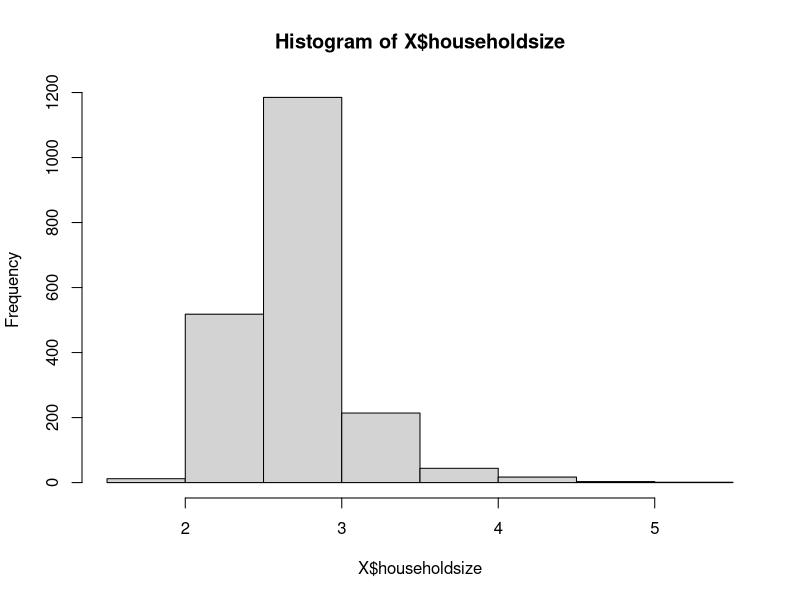
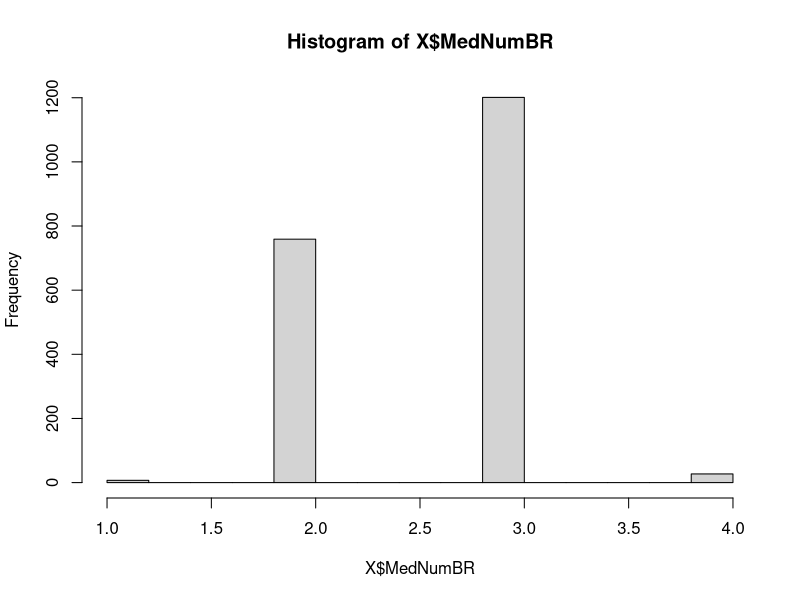
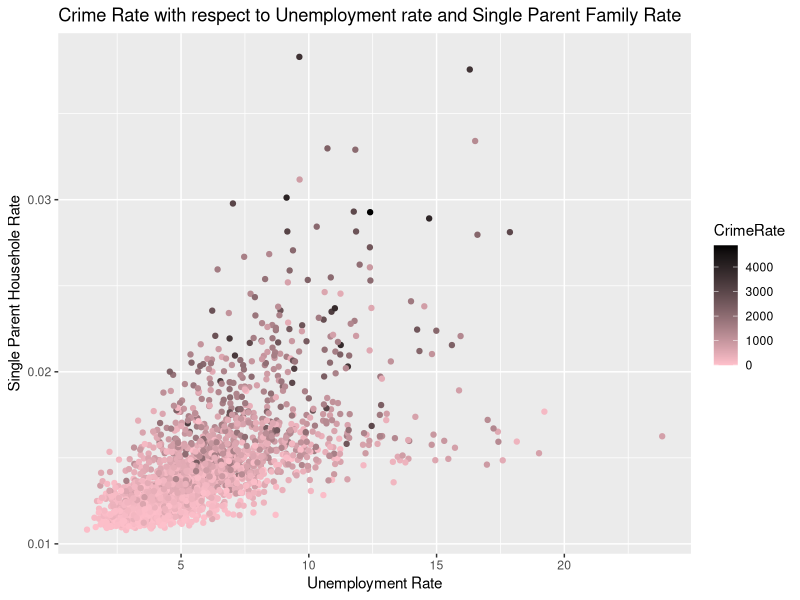
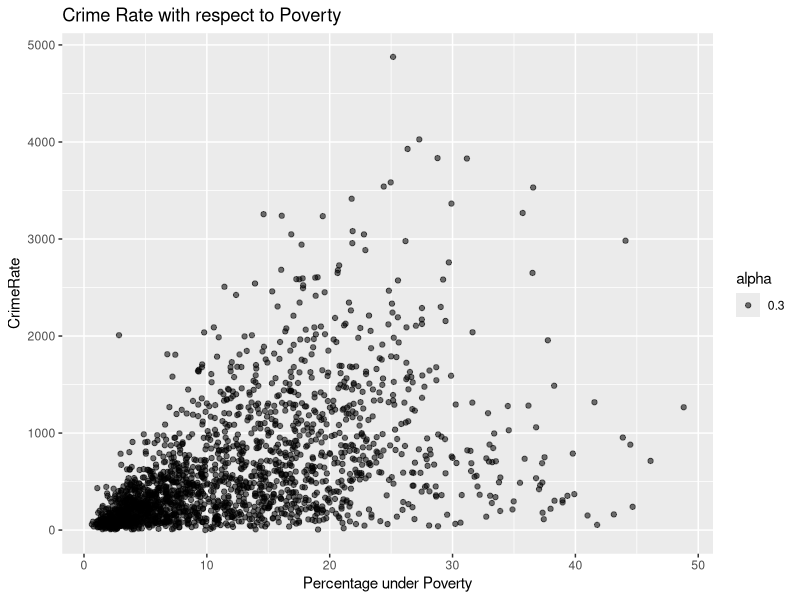
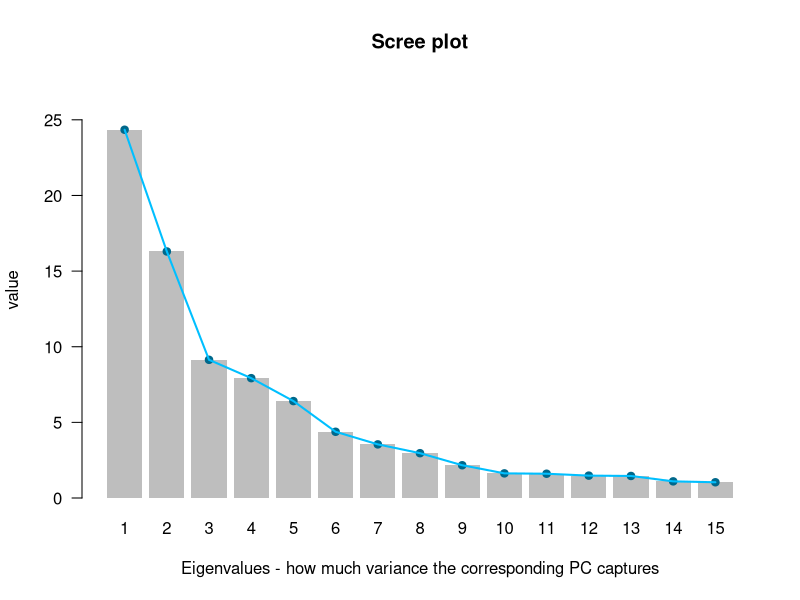
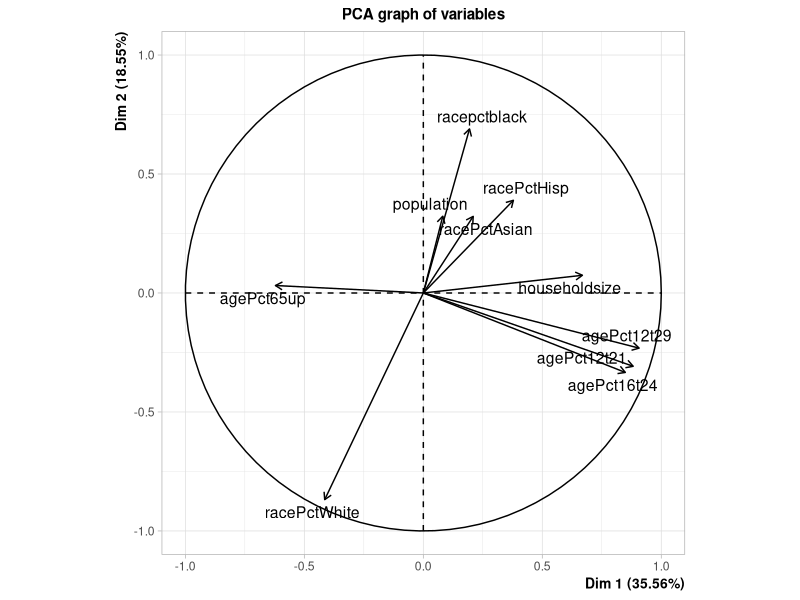

Source code (R) for these figures, in order:
## ---- chunk 1
library(readr)
CC <- read_csv("../data_files/crime_and_communities_data.csv")
print(dim(CC))
y <- CC$ViolentCrimesPerPop
X <- subset(CC, select = -c(ViolentCrimesPerPop))
## ---- chunk 2
library(dplyr)
## ---- chunk 3
any(is.na(y))
## ---- chunk 4
any(is.na(X))
## ---- chunk 5

get_na_perc <- function(x, n){
  return(sum(is.na(x))/n)
}

get_na_perc_all_features <- function(features){
  n = nrow(features)
  perc <- apply(X = features, MARGIN = 2, FUN = function(x) sum(is.na(x))/n)
  return(perc)
}

get_feature_high_na <- function(features, threshold){
  perc <- get_na_perc_all_features(features)
  return(names(perc[perc >= threshold]))
}

feature_high_na <- get_feature_high_na(X, .5)
print(feature_high_na)
X <- X %>% select(-feature_high_na)
## ---- chunk 6
X <- X %>% mutate_all(function(x) ifelse(is.na(x), median(x, na.rm = TRUE), x))
any(is.na(X))
## ---- chunk 7
str(X)
## ---- chunk 8
hist(X$householdsize)
print(head(X$householdsize, n = 20))
## ---- chunk 9
hist(X$MedNumBR)
print(head(X$MedNumBR))
## ---- chunk 10
interesting_features <- c("PctUnemployed", "NumKidsBornNeverMar", "MedRentPctHousInc", "PctPopUnderPov")

summary_stat <- function(features, selection){
  stats <- apply(X = features[, selection], MARGIN = 2, FUN = summary)
  return(stats)
}

summary_stat(X, interesting_features)
## ---- chunk 11
library(ggplot2)
## ---- chunk 12
temp_df <- X %>% select(matches("Empl|Par|Pov")) %>% mutate(CrimeRate = y)
# print(head(temp_df))
## ---- chunk 13
ggplot(data = temp_df) + 
  geom_point(aes(x = PctUnemployed, color = CrimeRate, y = 1/PctKids2Par)) +
  scale_color_gradient(low = "pink", high = "black") + 
  xlab("Unemployment Rate") +
  ylab("Single Parent Househole Rate") +
  ggtitle("Crime Rate with respect to Unemployment rate and Single Parent Family Rate")
## ---- chunk 14
ggplot(data = temp_df) +
  geom_point(aes(x = PctPopUnderPov, y = CrimeRate, alpha = 0.3)) + 
  xlab("Percentage under Poverty") +
  ggtitle("Crime Rate with respect to Poverty")
## ---- chunk 15
X <- scale(X)
## ---- chunk 16
library(FactoMineR)
## ---- chunk 17
res.pca <- PCA(X = X,graph = F,ncp = 30)
## ---- chunk 18
eig <- res.pca$eig
## ---- chunk 19
eigvalue <- eig[1:15, "eigenvalue"]

barchart <- barplot(eigvalue, las = 1, border = NA,
                    names.arg = 1:length(eigvalue),
                    ylim = c(0, 1.1 * ceiling(max(eigvalue))), 
                    ylab = "value",
                    xlab = "Eigenvalues - how much variance the corresponding PC captures", 
                    main = "Scree plot")

points(barchart, eigvalue, pch = 19, col = "deepskyblue4") 
lines(barchart, eigvalue, lwd = 2, col = "deepskyblue")
## ---- chunk 20
head(eig, n = 35)
## ---- chunk 21
p <- PCA(X[, 1:10], graph = F)
plot(p,choix="var",new.plot=FALSE)
## ---- chunk 22
# names(PCs) # "coord"   "cor"     "cos2"    "contrib"
PCs <- res.pca$ind$coord
print(head(PCs))
